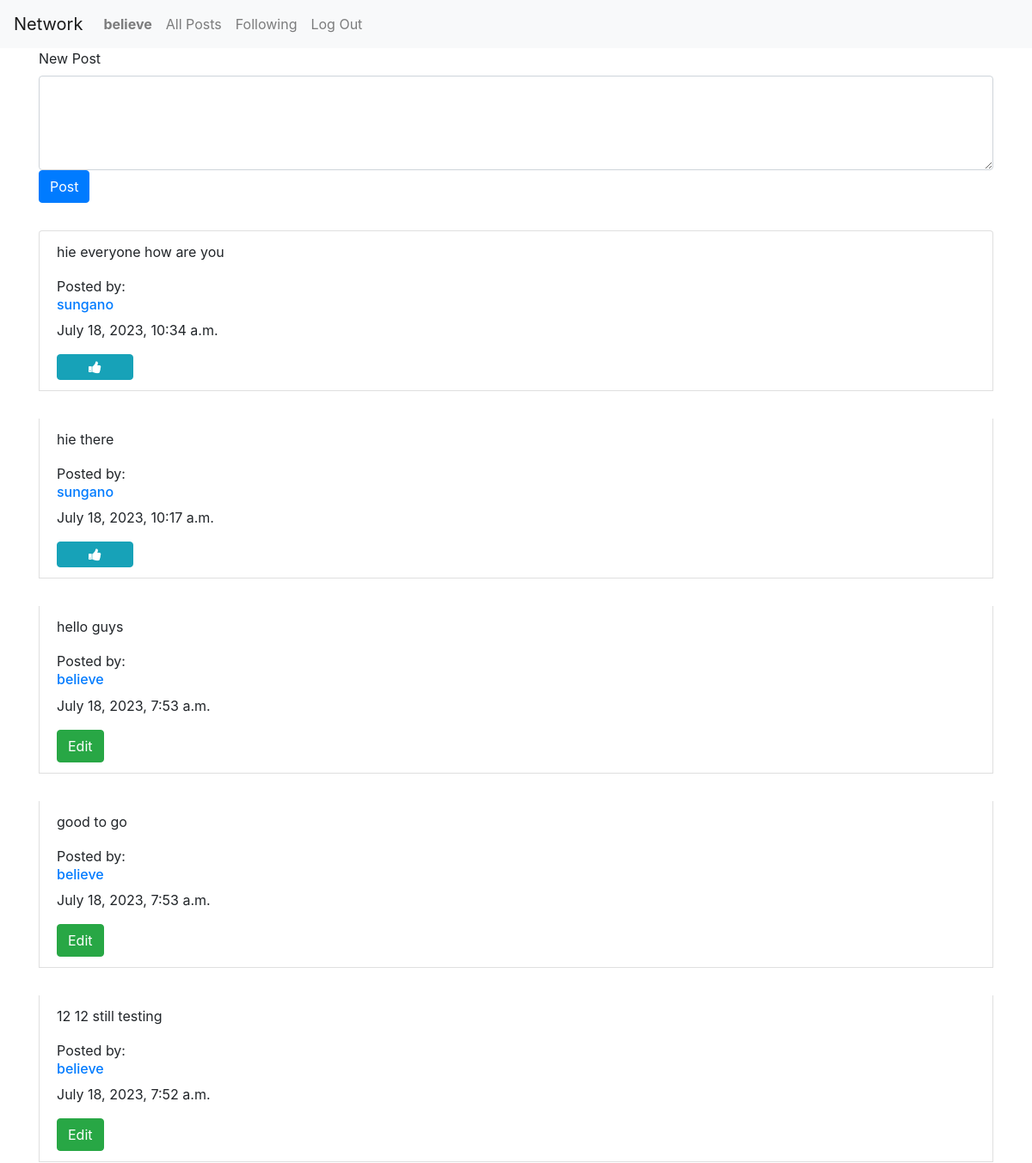
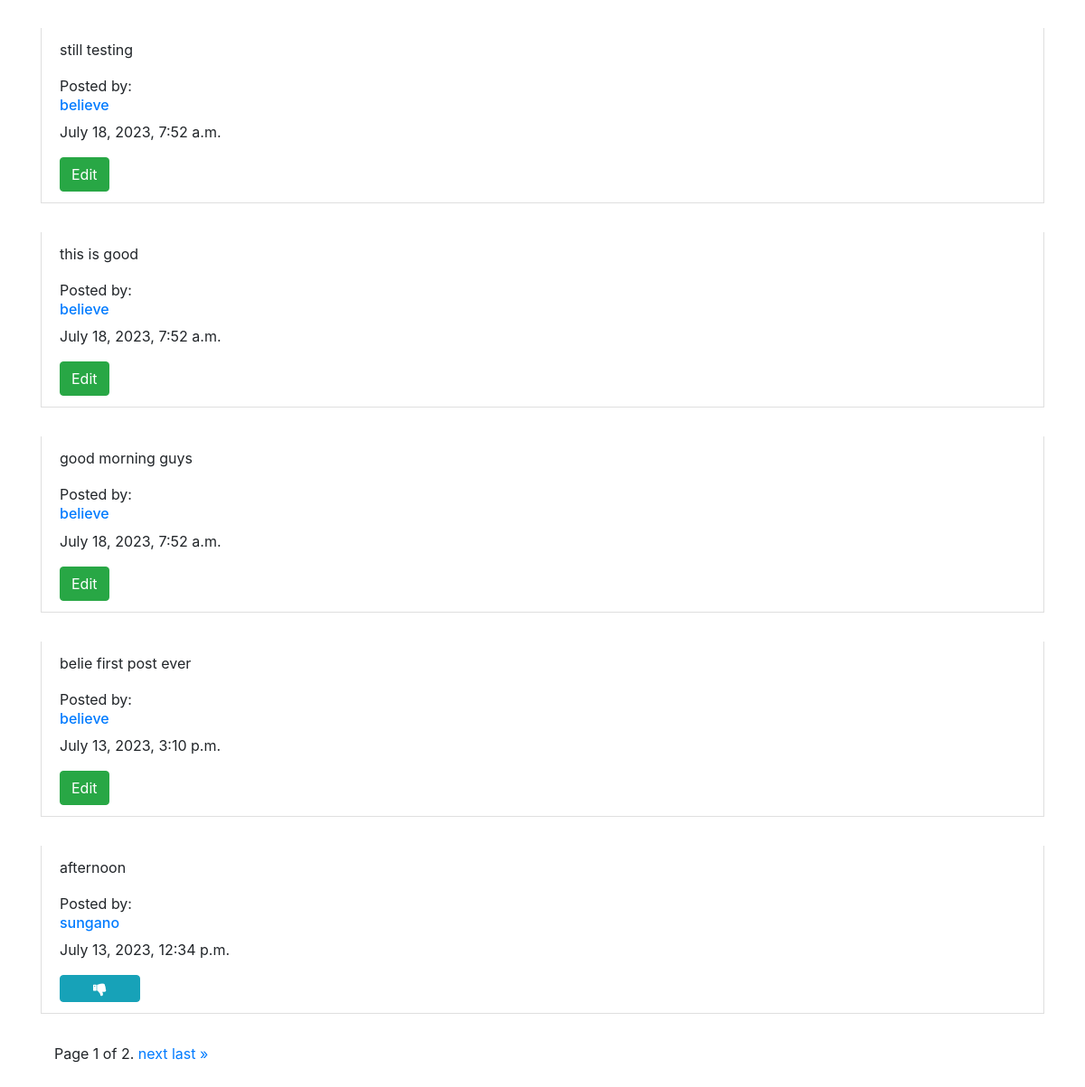
Screenshot of / (signed in) with the database file from the repository (2 pictures, top to bottom).
### network/models.py (models this page shows, shortened)
class User(AbstractUser):
    pass
    def __str__(self):
            return self.username

class Post(models.Model):
    comment = models.CharField(max_length=500)
    author = models.ForeignKey("User", on_delete=models.CASCADE)
    timestamp = models.DateTimeField(auto_now_add=True)

### network/views.py (the view, shortened to what this page needs)
# urls.py: path("", views.index, name="index"),
def index(request):
    posts = Post.objects.all().order_by('-timestamp')
    posts_paginator = Paginator(posts, 10)
    page_number = request.GET.get('page')
    posts_page_object = posts_paginator.get_page(page_number)
    likes = Like.objects.all()
    postsYouLike = []
    try:
        for like in likes:
            if like.user.id == request.user.id:
                postsYouLike.append(like.post.id)
    except:
        postsYouLike= []
    return render(request, "network/index.html", {
        "postsYouLike": postsYouLike,
        "postsPage": posts_page_object
        })

### network/templates/network/index.html (shortened to what this page needs)
{% extends "network/layout.html" %}
{% block body %}
    <div id="posts-page" class="container">
        {% if user.is_authenticated %}
            <form action="{% url 'index' %}" method="post">
                <div class="form-floating">
                    <label for="new_post">New Post</label>
                    <textarea class="form-control" name="post" id="new-post" cols="20" rows="4"></textarea>
                    <button type="submit" class="btn btn-primary">Post</button>
                </div>
            </form>
        {% endif %}
            <div id="all-posts">
                {% for post in postsPage %}
                    <div class="list-group-item" style="margin-top: 2em;">
                        <p id="post_{{ post.id }}">{{post.comment}}</p>
                        <span>Posted by: </span>
                        <a href="{% url 'profile' id=post.author.id %}">
                            <h6>{{post.author}}</h6>
                        </a>
                        <p>{{post.timestamp}}</p>
                        {% if user.is_authenticated %}
                            {% if user == post.author %}
                                <button class="btn btn-success" data-toggle="modal" data-target="#modal_edit_post_{{ post.id }}">Edit</button>
                            {% else %}
                                    {% if post.id in postsYouLike %}
                                      <button class="btn btn-info fa fa-thumbs-down col-1" id="like_{{ post.id }}" onclick="likeHandler({{post.id}}, {{postsYouLike}})" ></button>
                                    {% else %}
                                      <button class="btn btn-info fa fa-thumbs-up col-1" id="like_{{ post.id }}" onclick="likeHandler({{post.id}}, {{postsYouLike}})"></button>
                                    {% endif %}
                            {% endif %}
                        {% endif %}
                    </div>
                {% endfor %}
                    <div class="container" style="margin-top: 2em; margin-bottom: 4em;">
                      <div class="pagination">
                        <span class="step-links">
                            <span class="current">
                                Page {{ postsPage.number }} of {{ postsPage.paginator.num_pages }}.
                            </span>
                            {% if postsPage.has_next %}
                                <a href="?page={{ postsPage.next_page_number }}">next</a>
                                <a href="?page={{ postsPage.paginator.num_pages }}">last &raquo;</a>
                            {% endif %}
                        </span>
                      </div>
                    </div>
            </div>
    </div>
{% endblock %}

### network/templates/network/layout.html (shortened to what this page needs)
{% load static %}
<!DOCTYPE html>
<html lang="en">
    <head>
        <link rel="stylesheet" href="https://stackpath.bootstrapcdn.com/bootstrap/4.4.1/css/bootstrap.min.css">
        <link href="{% static 'network/styles.css' %}" rel="stylesheet">
        <link rel="stylesheet" href="https://cdnjs.cloudflare.com/ajax/libs/font-awesome/4.7.0/css/font-awesome.min.css">
    </head>
    <body>
        <nav class="navbar navbar-expand-lg navbar-light bg-light">
            <a class="navbar-brand" href="#">Network</a>
            <div>
              <ul class="navbar-nav mr-auto">
                {% if user.is_authenticated %}
                    <li class="nav-item">
                        <a class="nav-link" href="#"><strong>{{ user.username }}</strong></a>
                    </li>
                {% endif %}
                <li class="nav-item">
                  <a class="nav-link" href="{% url 'index' %}">All Posts</a>
                </li>
                {% if user.is_authenticated %}
                    <li class="nav-item">
                        <a class="nav-link" href="{% url 'following' %}">Following</a>
                    </li>
                    <li class="nav-item">
                        <a class="nav-link" href="{% url 'logout' %}">Log Out</a>
                    </li>
                {% endif %}
              </ul>
            </div>
          </nav>
        <div class="body">
            {% block body %}
            {% endblock %}
        </div>
    </body>
</html>

### rows the page displays
User: username "believe"
Post: comment "hie everyone how are you", author "sungano", timestamp "July 18, 2023, 10:34 a.m."
Post: comment "hie there", author "sungano", timestamp "July 18, 2023, 10:17 a.m."
Post: comment "hello guys", author "believe", timestamp "July 18, 2023, 7:53 a.m."
Post: comment "good to go", author "believe", timestamp "July 18, 2023, 7:53 a.m."
Post: comment "12 12 still testing", author "believe", timestamp "July 18, 2023, 7:52 a.m."
Post: comment "still testing", author "believe", timestamp "July 18, 2023, 7:52 a.m."
Post: comment "this is good", author "believe", timestamp "July 18, 2023, 7:52 a.m."
Post: comment "good morning guys", author "believe", timestamp "July 18, 2023, 7:52 a.m."
Post: comment "belie first post ever", author "believe", timestamp "July 13, 2023, 3:10 p.m."
Post: comment "afternoon", author "sungano", timestamp "July 13, 2023, 12:34 p.m."

### other values shown
{{ postsPage.number }} "1"
{{ postsPage.paginator.num_pages }} "2"
